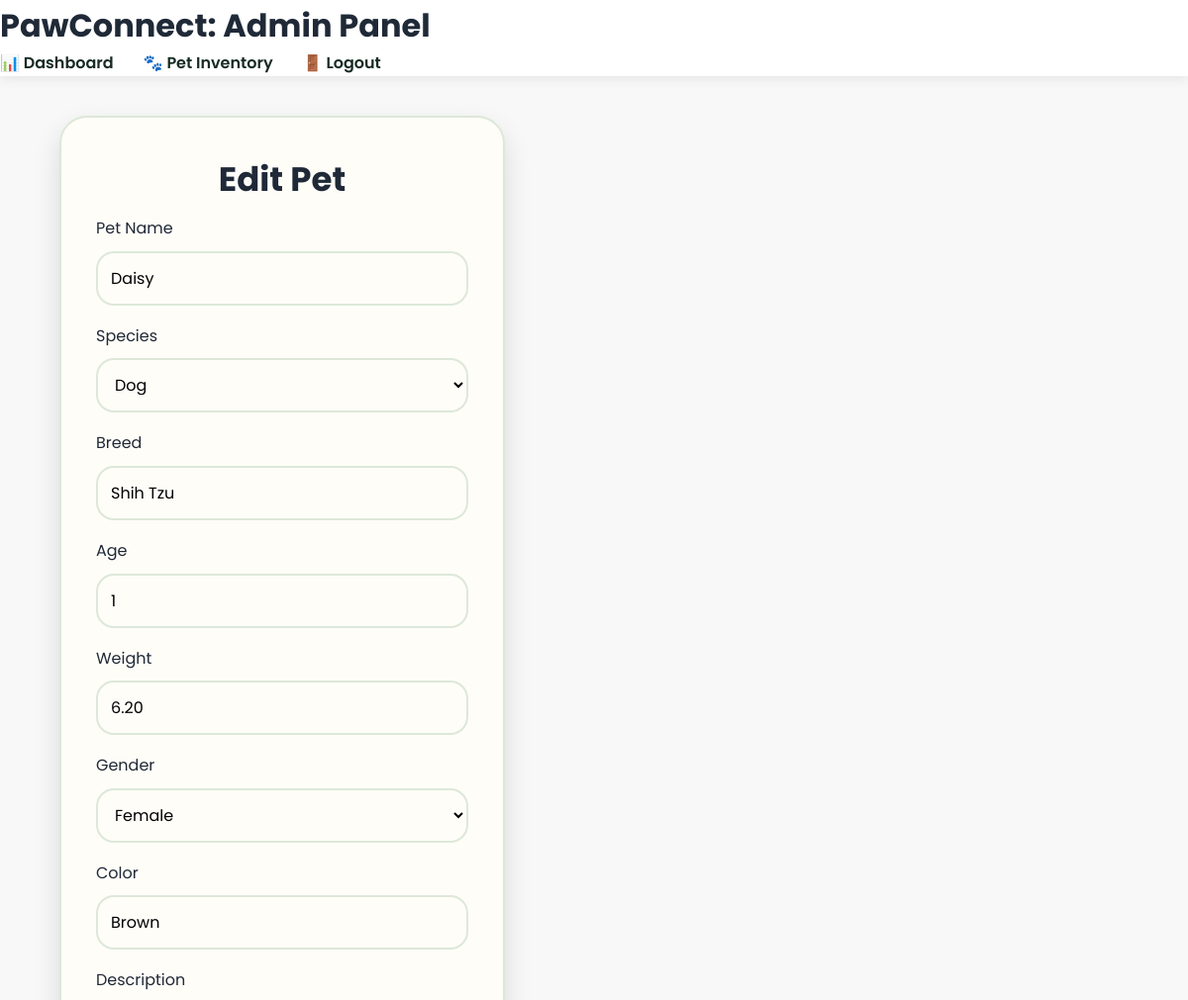
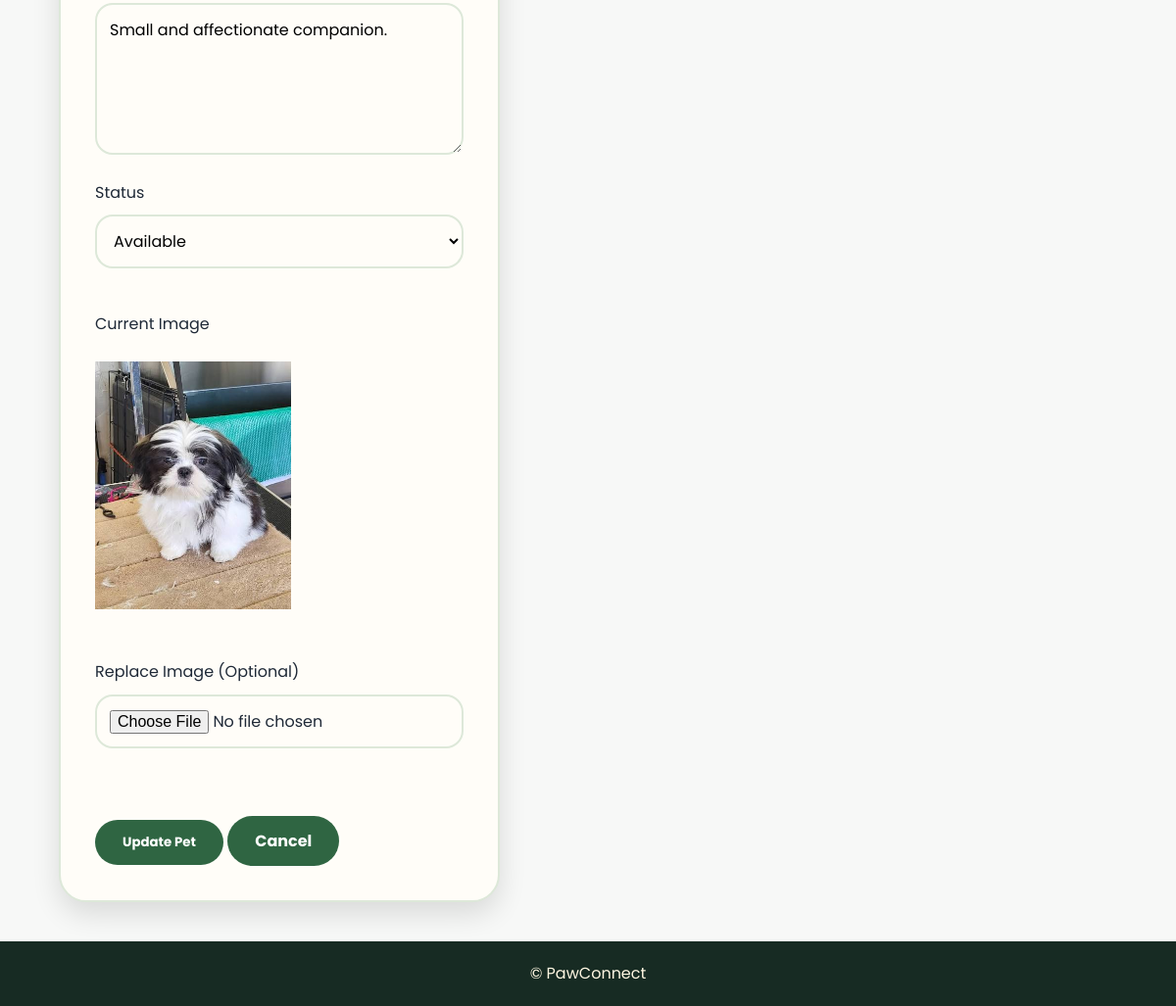
Page /admin/edit_pet.php?id=2 (signed in) on the committed database (2 pictures, top to bottom).
### tables this page shows
CREATE TABLE IF NOT EXISTS pets (
    pet_id INT AUTO_INCREMENT PRIMARY KEY,
    pet_name VARCHAR(100) NOT NULL,
    species ENUM('Dog','Cat','Bird','Fish','Rabbit') NOT NULL,
    breed VARCHAR(100) NOT NULL,
    age INT NOT NULL,
    weight DECIMAL(5,2) NULL COMMENT 'Weight in kg',
    gender ENUM('Male','Female') NOT NULL,
    color VARCHAR(50) NOT NULL,
    description TEXT NOT NULL,
    image VARCHAR(255) NOT NULL,
    status ENUM('Available','Pending','Adopted') NOT NULL DEFAULT 'Available',
    created_at TIMESTAMP DEFAULT CURRENT_TIMESTAMP,
    INDEX idx_species (species),
    INDEX idx_status (status)
);

### admin/edit_pet.php (the view, shortened to what this page needs)
<?php
include("../database.php");
$pet_id = intval($_GET['id']);
$result = mysqli_query($conn,"SELECT * FROM pets WHERE pet_id='$pet_id'");
$pet = mysqli_fetch_assoc($result);
?>
<!DOCTYPE html>
<html>
<head>
<link rel="stylesheet" href="../style.css">
</head>
<body>
<header>
<h1>PawConnect: Admin Panel</h1>
<nav>
<a href="dashboard.php">📊 Dashboard</a>
<a href="pet_inventory.php">🐾 Pet Inventory</a>
<a href="../logout.php">🚪 Logout</a>
</nav>
</header>
<div class="container">
<div class="form-box">
<h2>Edit Pet</h2>
<form method="POST" enctype="multipart/form-data">
<label>Pet Name</label>
<input
type="text"
name="pet_name"
value="<?php echo $pet['pet_name']; ?>"
required>
<label>Species</label>
<select name="species">
<option <?php if($pet['species']=="Dog") echo "selected"; ?>>Dog</option>
</select>
<label>Breed</label>
<input
type="text"
name="breed"
value="<?php echo $pet['breed']; ?>"
required>
<label>Age</label>
<input
type="number"
name="age"
value="<?php echo $pet['age']; ?>"
required>
<label>Weight</label>
<input
type="number"
name="weight"
value="<?php echo $pet['weight']; ?>"
required>
<label>Gender</label>
<select name="gender">
<option <?php if($pet['gender']=="Female") echo "selected"; ?>>Female</option>
</select>
<label>Color</label>
<input
type="text"
name="color"
value="<?php echo $pet['color']; ?>"
required>
<label>Description</label>
<textarea
name="description"
rows="5"
required><?php echo $pet['description']; ?></textarea>
<label>Status</label>
<select name="status">
<option <?php if($pet['status']=="Available") echo "selected"; ?>>Available</option>
</select>
<br><br>
Current Image
<br><br>
<img
src="../uploads/<?php echo $pet['image']; ?>"
width="200">
<br><br>
<label>Replace Image (Optional)</label>
<input
type="file"
name="image"
accept="image/*">
<br><br>
<button
class="btn"
name="update_pet">
Update Pet
</button>
<a
href="pet_inventory.php"
class="btn btn-red">
Cancel
</a>
</form>
</div>
</div>
<footer>
<p>© PawConnect</p>
</footer>
</body>
</html>

### style.css (style rules this page uses)
* { margin:0; padding:0; box-sizing:border-box; font-family:'Poppins',sans-serif; }
html { scroll-behavior:smooth; }
body { background:#f7f8f7; color:#1f2937; line-height:1.6; }
img { max-width:100%; display:block; }
a { text-decoration:none; }
header { width:100%; background:#ffffff; box-shadow:0 3px 12px rgba(0,0,0,.08); position:sticky; top:0; z-index:999; }
nav { display:flex; align-items:center; gap:30px; }
nav a { color:#172B23; font-weight:600; transition:.3s; }
h2 { font-size:40px; font-weight:700; }
.container { flex:1; width:90%; max-width:1200px; margin:auto; padding:40px 0; }
input,select,textarea { width:100%; padding:14px; margin:10px 0 20px; border-radius:18px; font-size:16px; }
.form-box h2 { text-align:center; font-size:34px; margin-bottom:10px; }
.card,.form-box,.pet-card,.type-card,.stat,table,input,select,textarea { background:#FFFDF8; }
.card,.form-box,.pet-card,.type-card,input,select,textarea { border:2px solid #DDE8D9; }
.card,.form-box { box-shadow:0 12px 28px rgba(0,0,0,.12); }
.form-box { max-width:450px; width:100%;padding:35px; border-radius:30px; }
.btn { display:inline-block; margin-top:25px; padding:13px 28px; border:none; border-radius:999px; background:#2F6542; color:#fff; text-decoration:none; cursor:pointer; font-weight:700; }
footer { background:#172B23; color:white; }
.container { width:90%; max-width:1200px; margin:auto; padding:40px 0; }
.card,.form-box { background:#FFFDF8; border:2px solid #DDE8D9; border-radius:28px; box-shadow:0 12px 28px rgba(0,0,0,.12); }
input,select,textarea { width:100%; padding:13px; margin:10px 0 18px; border:2px solid #DDE8D9; border-radius:18px; background:#FFFDF8; }
footer { background:#172B23; color:#FFF7E2; text-align:center; padding:20px; }

### rows in the picture
pets: pet_name "Daisy", species "Dog", breed "Shih Tzu", age "1", weight "6.20", gender "Female", color "Brown", description "Small and affectionate companion.", status "Available", image (picture)
